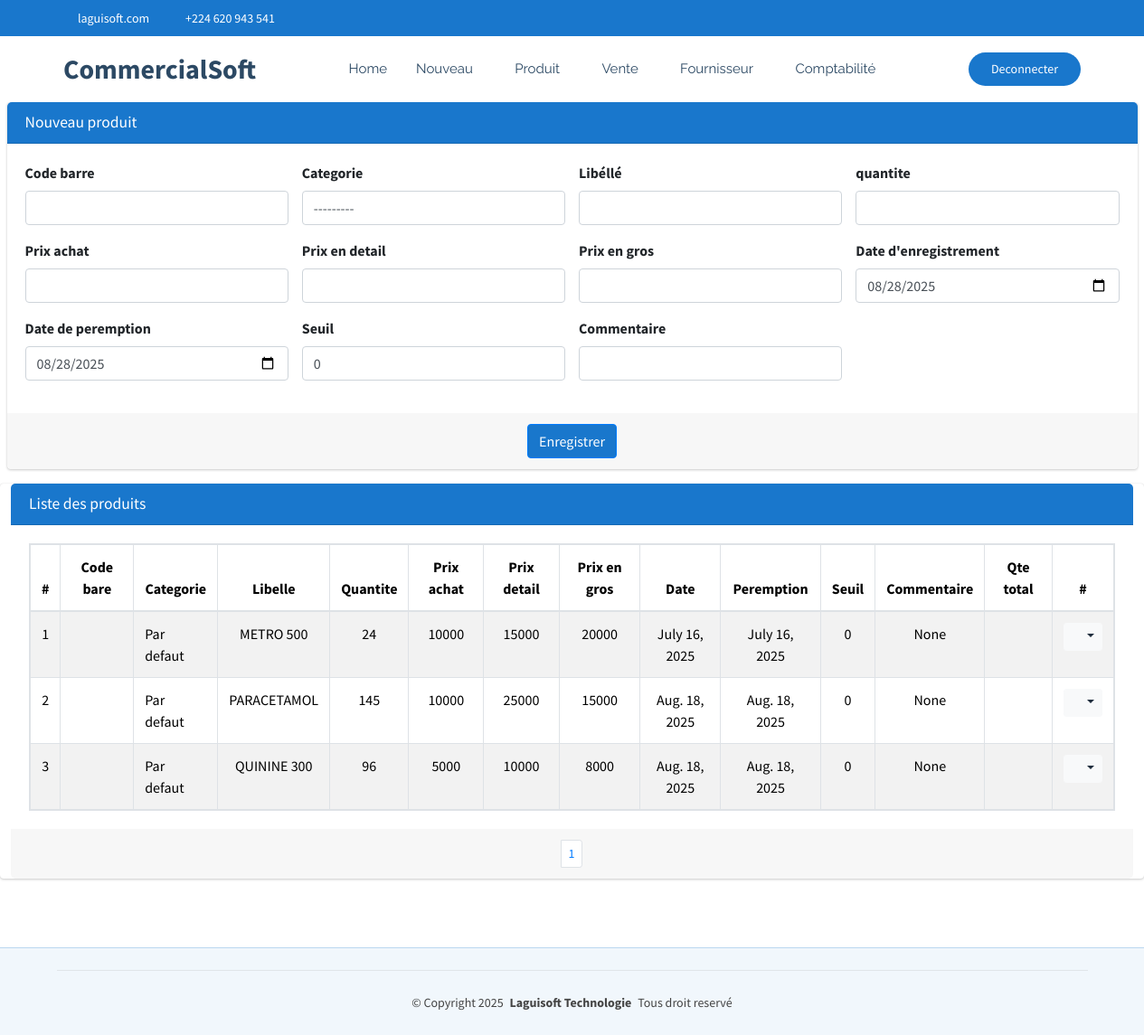
The page /commerce/produit/ (signed in) on the database its author committed.
### CommercialSoft/models.py (models this page shows, shortened)
class Produit(models.Model):
    codebare=models.CharField(max_length=100, unique=True, null=True, blank=True)
    categorie=models.ForeignKey(Categorie, on_delete=models.SET_NULL, null=True, blank=True)
    libelle=models.CharField(max_length=60, unique=True)
    quantite=models.IntegerField()
    prixAchat=models.PositiveBigIntegerField()
    prixEnGros=models.PositiveBigIntegerField()
    prixDetail=models.PositiveBigIntegerField()
    date=models.DateField(default=timezone.now)
    datePeremption=models.DateField(default=timezone.now)
    seuil=models.PositiveIntegerField(default=0)
    commentaire=models.CharField(max_length=60, null=True, blank=True)
    quantiteTotal=models.PositiveBigIntegerField(default=0)

class Categorie(models.Model):
    nom=models.CharField(max_length=30, unique=True)
    def __str__(self):
        return self.nom

### CommercialSoft/views.py (the view)
# urls.py: path('produit/', views.produit_list_create,name="commerce_produit"),
@login_required
def produit_list_create(request):
    if request.method == "POST":
        form = ProduitForm(request.POST)
        if form.is_valid():
            form.save()  # Sauvegarder après modification
            messages.success(request, "Produit créée avec succès !")
            return redirect('commerce_produit')
        else:
            messages.error(request, "Erreur lors de la création de la produit.")
    else:
        form = ProduitForm()
    produit = Produit.objects.all().order_by('id')
    paginator = Paginator(produit, 15)
    page = request.GET.get('page')
    paginated = paginator.get_page(page)
    return render(request, 'CommercialSoft/produit.html', {'form': form,'listes': paginated})

### CommercialSoft/forms.py
class ProduitForm(forms.ModelForm):
    class Meta:
        model = Produit
        fields = ['codebare','categorie','libelle','quantite','prixAchat','prixDetail','prixEnGros','date','datePeremption','seuil','commentaire']
        widgets = {
            'codebare': forms.TextInput(attrs={'class': 'form-control'}),
            'categorie': forms.Select(attrs={'class': 'form-control'}),
            'libelle': forms.TextInput(attrs={'class': 'form-control'}),
            'quantite': forms.NumberInput(attrs={'class': 'form-control'}),
            'prixAchat': forms.NumberInput(attrs={'class': 'form-control'}),
            'prixDetail': forms.NumberInput(attrs={'class': 'form-control'}),
            'prixEnGros': forms.NumberInput(attrs={'class': 'form-control'}),
            'date': forms.DateInput(attrs={'class': 'form-control', 'type': 'date'}),
            'datePeremption': forms.DateInput(attrs={'class': 'form-control', 'type': 'date'}),
            'seuil': forms.NumberInput(attrs={'class': 'form-control'}),
            'commentaire': forms.TextInput(attrs={'class': 'form-control'}),
        }

### CommercialSoft/templates/CommercialSoft/produit.html (shortened to what this page needs)
{% extends "CommercialSoft/starter-page.html" %}
{% load static %}
{% block css %}
    <link rel="stylesheet" href="{% static 'autre/plugins/fontawesome-free/css/all.min.css' %}">
    <link rel="stylesheet" href="https://code.ionicframework.com/ionicons/2.0.1/css/ionicons.min.css">
  <link rel="stylesheet" href="{% static 'autre/plugins/sweetalert2-theme-bootstrap-4/bootstrap-4.min.css' %}">
    <link rel="stylesheet" href="{% static 'autre/dist/css/adminlte.min.css' %}">
    <link rel="stylesheet" href="{% static 'autre/plugins/toastr/toastr.min.css' %}">
{% endblock %}
{% block corp %}
<section class="content pt-0">
  <div class="container-fluid">
    <div class="row">
      <div class="col-md-12">
        <div class="card card-primary">
          <div class="card-header">
            <h3 class="card-title">Nouveau produit</h3>
          </div>
          <form role="form" action="{% url 'commerce_produit' %}" method="post" id="patientForm">
            <div class="card-body">
              <div class="row">
                <div class="col-md-6 col-lg-3">
                  <div class="form-group">
                    <label for="codebare">Code barre</label>
                    {{ form.codebare }}
                  </div>
                </div>
                <div class="col-md-6 col-lg-3">
                  <div class="form-group">
                    <label for="categorie">Categorie</label>
                    {{ form.categorie }}
                  </div>
                </div>
                <div class="col-md-6 col-lg-3">
                  <div class="form-group">
                    <label for="libelle">Libéllé</label>
                    {{ form.libelle }}
                  </div>
                </div>
                <div class="col-md-6 col-lg-3">
                  <div class="form-group">
                    <label for="age">quantite</label>
                    {{ form.quantite }}
                  </div>
                </div>
              </div>
              <div class="row">
                <div class="col-md-6 col-lg-3">
                  <div class="form-group">
                    <label for="prixAchat">Prix achat</label>
                    {{ form.prixAchat }}
                  </div>
                </div>
                <div class="col-md-6 col-lg-3">
                  <div class="form-group">
                    <label for="prixDetail">Prix en detail</label>
                    {{ form.prixDetail }}
                  </div>
                </div>
                <div class="col-md-6 col-lg-3">
                  <div class="form-group">
                    <label for="prixEnGros">Prix en gros</label>
                    {{ form.prixEnGros }}
                  </div>
                </div>
                <div class="col-md-6 col-lg-3">
                  <div class="form-group">
                    <label for="date">Date d'enregistrement</label>
                    {{ form.date }}
                  </div>
                </div>
              </div>
              <div class="row">
                <div class="col-md-6 col-lg-3">
                  <div class="form-group">
                    <label for="datePeremption">Date de peremption</label>
                    {{ form.datePeremption }}
                  </div>
                </div>
                <div class="col-md-6 col-lg-3">
                  <div class="form-group">
                    <label for="seuil">Seuil</label>
                    {{ form.seuil }}
                  </div>
                </div>
                <div class="col-md-6 col-lg-3">
                  <div class="form-group">
                    <label for="commentaire">Commentaire</label>
                    {{ form.commentaire }}
                  </div>
                </div>
              </div>
            </div>
            <div class="card-footer text-center">
              <button type="submit" class="btn btn-primary {{ message }}">Enregistrer</button>
            </div>
          </form>
        </div>
      </div>
    </div>
     <div class="row">
      <div class="card card-primary">
        <div class="card-header">
          <h3 class="card-title">Liste des produits</h3>
        </div>
        <div class="card-body">
          <table class="table table-bordered table-hover table-striped table-responsive">
            <thead>
              <tr>
                <th style="width: 10px" class="text-center">#</th>
                <th class="text-center">Code bare</th>
                <th class="text-center">Categorie</th>
                <th class="text-center">Libelle</th>
                <th class="text-center">Quantite</th>
                <th class="text-center">Prix achat</th>
                <th class="text-center">Prix detail</th>
                <th class="text-center">Prix en gros</th>
                <th class="text-center">Date</th>
                <th class="text-center">Peremption</th>
                <th class="text-center">Seuil</th>
                <th class="text-center">Commentaire</th>
                <th class="text-center">Qte total</th>
                <th style="width: 40px" class="text-center">#</th>
              </tr>
            </thead>
            <tbody>
              {% if listes %}
                {% for liste in listes %}
                  <tr>
                    <td class="text-center">{{liste.id}}</td>
                    <td>{{liste.codebarre}}</td>
                    <td>{{liste.categorie}}</td>
                    <td class="text-center">{{liste.libelle}}</td>
                    <td class="text-center">{{liste.quantite}}</td>
                    <td class="text-center">{{liste.prixAchat}}</td>
                    <td class="text-center">{{liste.prixDetail}}</td>
                    <td class="text-center">{{liste.prixEnGros}}</td>
                    <td class="text-center">{{liste.date}}</td>
                    <td class="text-center">{{liste.datePeremption}}</td>
                    <td class="text-center">{{liste.seuil}}</td>
                    <td class="text-center">{{liste.commentaire}}</td>
                    <td class="text-center">{{patient.quantiteTotal}}</td>
                    <td class="text-center">
                      <div class="btn-group">
                        <button type="button" class="btn btn-sm btn-light dropdown-toggle" data-toggle="dropdown" aria-expanded="false">
                          <i class="fas fa-cogs"></i>
                        </button>
                      </div>
                    </td>
                  </tr>
                {% endfor %}
              {% else %}
                <tr>
                  <td colspan="14" class="text-center">Aucune ligine disponible pour le moment.</td>
                </tr>
              {% endif %}
            </tbody>
          </table>
        </div>
        <div class="card-footer clearfix">
          <ul class="pagination pagination-sm m-0 justify-content-center">
            <li class="page-item">
              {% for num in listes.paginator.page_range %}
                {% if listes.number == num %}
                  <li class="page-item"><a class="page-link" href="">{{ num }}</a></li>
                {% else %}
                  <li class="page-item"><a class="page-link" href="?page={{ num }}">{{ num }}</a></li>
                {% endif %}
              {% endfor %}
          </ul>
        </div>
      </div>
     </div>
  </div>
</section>
  {% endblock %}

### CommercialSoft/static/clinique/assets/css/main.css (style rules this page uses)
:root { --default-font: "Roboto", system-ui, -apple-system, "Segoe UI", Roboto, "Helvetica Neue", Arial, "Noto Sans", "Liberation Sans", sans-serif, "Apple Color Emoji", "Segoe UI Emoji", "Segoe UI Symbol", "Noto Color Emoji"; --heading-font: "Poppins", sans-serif; --nav-font: "Raleway", sans-serif; }
:root { --background-color: #ffffff; --default-color: #444444; --heading-color: #2c4964; --accent-color: #1977cc; --surface-color: #ffffff; --contrast-color: #ffffff; }
:root { --nav-color: #2c4964; --nav-hover-color: #1977cc; --nav-mobile-background-color: #ffffff; --nav-dropdown-background-color: #ffffff; --nav-dropdown-color: #2c4964; --nav-dropdown-hover-color: #1977cc; }
:root { scroll-behavior: smooth; }
body { color: var(--default-color); background-color: var(--background-color); font-family: var(--default-font); }
h1, h2, h3, h4, h5, h6 { color: var(--heading-color); font-family: var(--heading-font); }
section, .section { color: var(--default-color); background-color: var(--background-color); padding: 60px 0; scroll-margin-top: 72px; overflow: clip; }

### rows shown on the page
Produit: id "1", categorie "Par defaut", libelle "METRO 500", quantite "24", prixAchat "10000", prixDetail "15000", prixEnGros "20000", date "July 16, 2025", datePeremption "July 16, 2025", seuil "0", commentaire "None"
Produit: id "2", categorie "Par defaut", libelle "PARACETAMOL", quantite "145", prixAchat "10000", prixDetail "25000", prixEnGros "15000", date "Aug. 18, 2025", datePeremption "Aug. 18, 2025", seuil "0", commentaire "None"
Produit: id "3", categorie "Par defaut", libelle "QUININE 300", quantite "96", prixAchat "5000", prixDetail "10000", prixEnGros "8000", date "Aug. 18, 2025", datePeremption "Aug. 18, 2025", seuil "0", commentaire "None"

### other values the page prints
{{ num }} "1"
